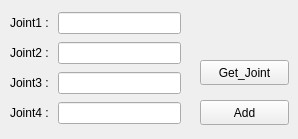
        <widget class="QWidget" name="tab_scara_movej">
         <attribute name="title">
          <string>Move_J</string>
         </attribute>
         <widget class="QWidget" name="layoutWidget">
          <property name="geometry">
           <rect>
            <x>10</x>
            <y>10</y>
            <width>171</width>
            <height>120</height>
           </rect>
          </property>
          <layout class="QGridLayout" name="gridLayout_8">
           <item row="0" column="0">
            <widget class="QLabel" name="label_scara_movej_joint1">
             <property name="text">
              <string>Joint1 : </string>
             </property>
            </widget>
           </item>
           <item row="0" column="1">
            <widget class="QLineEdit" name="lineEdit_scara_movej_joint1_value"/>
           </item>
           <item row="1" column="0">
            <widget class="QLabel" name="label_scara_movej_joint2">
             <property name="text">
              <string>Joint2 : </string>
             </property>
            </widget>
           </item>
           <item row="1" column="1">
            <widget class="QLineEdit" name="lineEdit_scara_movej_joint2_value"/>
           </item>
           <item row="2" column="0">
            <widget class="QLabel" name="label_scara_movej_joint3">
             <property name="text">
              <string>Joint3 : </string>
             </property>
            </widget>
           </item>
           <item row="2" column="1">
            <widget class="QLineEdit" name="lineEdit_scara_movej_joint3_value"/>
           </item>
           <item row="3" column="0">
            <widget class="QLabel" name="label_scara_movej_joint4">
             <property name="text">
              <string>Joint4 : </string>
             </property>
            </widget>
           </item>
           <item row="3" column="1">
            <widget class="QLineEdit" name="lineEdit_scara_movej_joint4_value"/>
           </item>
          </layout>
         </widget>
         <widget class="QPushButton" name="pushButton_scara_movej">
          <property name="geometry">
           <rect>
            <x>200</x>
            <y>100</y>
            <width>89</width>
            <height>25</height>
           </rect>
          </property>
          <property name="text">
           <string>Add</string>
          </property>
         </widget>
         <widget class="QPushButton" name="pushButton_scara_movej_getjoint">
          <property name="geometry">
           <rect>
            <x>200</x>
            <y>60</y>
            <width>89</width>
            <height>25</height>
           </rect>
          </property>
          <property name="text">
           <string>Get_Joint</string>
          </property>
         </widget>
        </widget>
